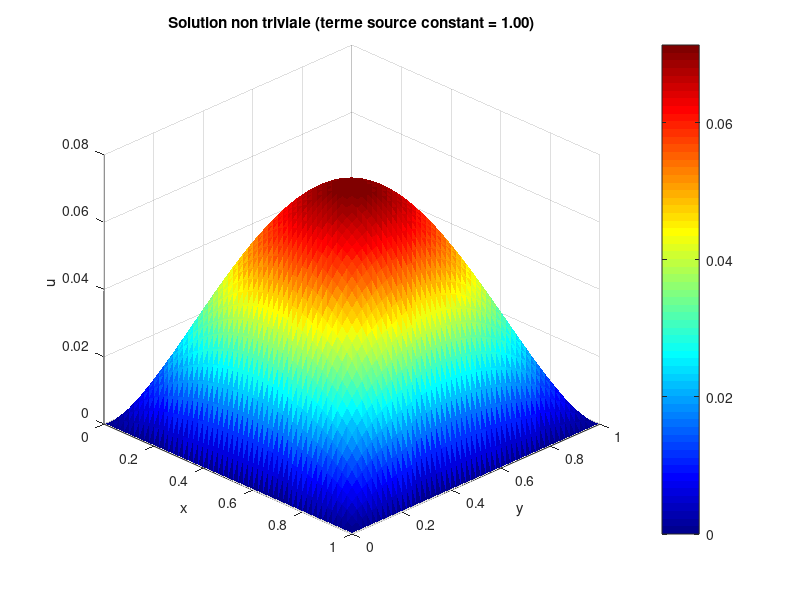
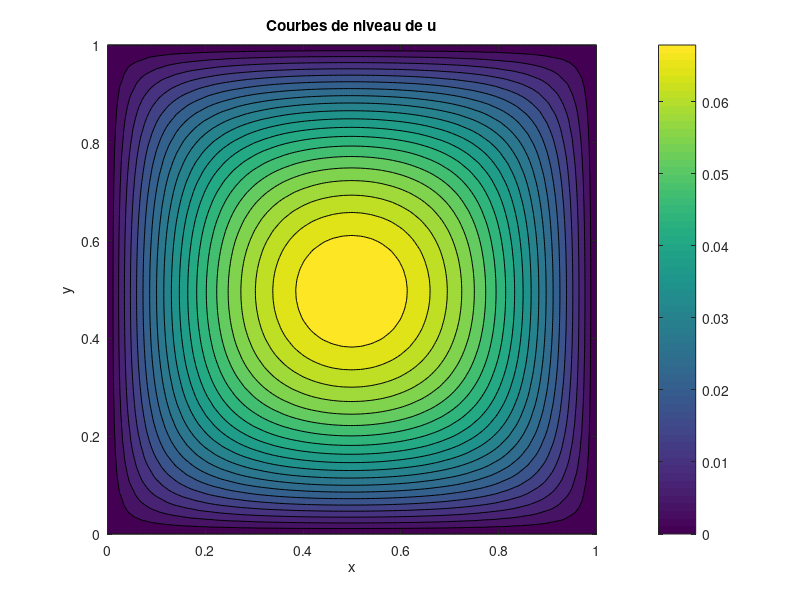

Source code (MATLAB) for these figures, in order:
% ------------------------------------------------------------
% Résolution par éléments finis d'un problème non linéaire
% Équation : -div( (1 + a(x,y)*|∇u|^2) ∇u ) - sin(x) u = f  dans Ω
% avec f = 1 (terme source constant) → solution non triviale
% Condition Dirichlet : u = 0 sur ∂Ω
% Ω = ]0,1[ x ]0,1[, a(x,y) = 1 + x^2 + y^2
% ------------------------------------------------------------
clear; clc; close all;

%% Paramètres du maillage et de la méthode
Nx = 50;                     % nombre de subdivisions par côté
tol = 1e-8;                  % tolérance pour Newton
max_iter = 25;
source = 1.0;                % amplitude du terme source constant
alpha0 = 0.5;                % amplitude de l'initialisation

%% 1. Génération du maillage (triangles P1) - intégrée ici
% Grille structurée de (Nx+1)x(Nx+1) points
x_lin = linspace(0, 1, Nx+1);
y_lin = linspace(0, 1, Nx+1);
[X, Y] = meshgrid(x_lin, y_lin);
x = X(:);
y = Y(:);
nnodes = length(x);

% Numérotation des triangles (deux par carré)
Tri = zeros(2*Nx^2, 3);
idx = @(i,j) (j-1)*(Nx+1) + i;
k = 0;
for j = 1:Nx
    for i = 1:Nx
        n1 = idx(i,j);
        n2 = idx(i+1,j);
        n3 = idx(i,j+1);
        n4 = idx(i+1,j+1);
        k = k+1; Tri(k,:) = [n1, n2, n3];
        k = k+1; Tri(k,:) = [n4, n2, n3];
    end
end
nelems = size(Tri, 1);

% Noeuds du bord
boundary_nodes = find(x==0 | x==1 | y==0 | y==1);
inner_nodes = setdiff(1:nnodes, boundary_nodes);

%% 2. Précalculs géométriques (gradients des fonctions de forme, aires, points de Gauss)
% Points de Gauss sur le triangle de référence (ξ,η) et poids
gauss_xi  = [1/6, 2/3, 1/6];
gauss_eta = [1/6, 1/6, 2/3];
gauss_w   = [1/6, 1/6, 1/6];
nqp = length(gauss_w);

dphi_dx = zeros(3, nelems);
dphi_dy = zeros(3, nelems);
detJ_vec = zeros(nelems, 1);  % déterminant du Jacobien pour chaque élément

for e = 1:nelems
    nodes = Tri(e,:);
    xe = x(nodes);
    ye = y(nodes);
    % Matrice Jacobienne (transformation élément de référence -> réel)
    J = [xe(2)-xe(1), xe(3)-xe(1);
         ye(2)-ye(1), ye(3)-ye(1)];
    detJ = abs(det(J));
    detJ_vec(e) = detJ;
    invJ = inv(J);
    % Dérivées des fonctions de forme dans l'élément réel
    dphi_dxi  = [-1, 1, 0];
    dphi_deta = [-1, 0, 1];
    dphi_dx(:,e) = invJ(1,1)*dphi_dxi + invJ(1,2)*dphi_deta;
    dphi_dy(:,e) = invJ(2,1)*dphi_dxi + invJ(2,2)*dphi_deta;
end

%% 3. Solution initiale (non triviale) : sin(πx) sin(πy)
u = alpha0 * sin(pi*x) .* sin(pi*y);
u(boundary_nodes) = 0;

%% 4. Boucle de Newton
iter = 0;
res_norm = inf;
fprintf('Itération  ||Résidu||\n');
while res_norm > tol && iter < max_iter
    iter = iter + 1;
    R = sparse(nnodes, 1);   % résidu
    J = sparse(nnodes, nnodes); % matrice jacobienne
    
    for e = 1:nelems
        nodes = Tri(e,:);
        ue = u(nodes);
        xe = x(nodes);
        ye = y(nodes);
        dpx = dphi_dx(:,e);
        dpy = dphi_dy(:,e);
        detJ = detJ_vec(e);
        
        % Gradient de u sur l'élément (constant car P1)
        gx = dpx' * ue;
        gy = dpy' * ue;
        norm_g2 = gx^2 + gy^2;
        
        Rlocal = zeros(3,1);
        Jlocal = zeros(3,3);
        
        for q = 1:nqp
            xi  = gauss_xi(q);
            eta = gauss_eta(q);
            wq  = gauss_w(q);
            % Coordonnées réelles du point d'intégration
            xq = xe(1) + (xe(2)-xe(1))*xi + (xe(3)-xe(1))*eta;
            yq = ye(1) + (ye(2)-ye(1))*xi + (ye(3)-ye(1))*eta;
            phi = [1-xi-eta, xi, eta];  % fonctions de forme
            weight = wq * detJ;
            a_q = 1 + xq^2 + yq^2;
            uh = phi * ue;
            coeff = 1 + a_q * norm_g2;
            
            % Contribution au résidu
            for i = 1:3
                Rlocal(i) = Rlocal(i) + weight * ( coeff * (gx*dpx(i)+gy*dpy(i)) ...
                                                 - sin(xq)*uh*phi(i) ...
                                                 - source * phi(i) );   % terme source constant
            end
            
            % Contribution au jacobien
            for i = 1:3
                for j = 1:3
                    term1 = coeff * (dpx(j)*dpx(i) + dpy(j)*dpy(i));
                    term2 = 2*a_q * (gx*dpx(j)+gy*dpy(j)) * (gx*dpx(i)+gy*dpy(i));
                    term3 = - sin(xq) * phi(j) * phi(i);
                    Jlocal(i,j) = Jlocal(i,j) + weight * (term1 + term2 + term3);
                end
            end
        end
        % Assemblage global
        R(nodes) = R(nodes) + Rlocal;
        J(nodes, nodes) = J(nodes, nodes) + Jlocal;
    end
    
    % Application des conditions de Dirichlet (u=0 sur le bord)
    R(boundary_nodes) = 0;
    J(boundary_nodes, :) = 0;
    J(boundary_nodes, boundary_nodes) = eye(length(boundary_nodes));
    
    % Résolution du système linéaire
    du = J \ (-R);
    u = u + du;
    u(boundary_nodes) = 0;
    
    res_norm = norm(R(inner_nodes));
    fprintf('%3d      %12.4e\n', iter, res_norm);
end

fprintf('Convergence atteinte en %d itérations.\n', iter);

%% 5. Post-traitement : visualisation de la solution
% Tracé 3D
figure;
trisurf(Tri, x, y, u, 'EdgeColor', 'none');
colormap(jet);
colorbar;
title(sprintf('Solution non triviale (terme source constant = %.2f)', source));
xlabel('x'); ylabel('y'); zlabel('u');
view(45,30);

% Courbes de niveau (interpolation sur grille fine pour contourf)
[Xg, Yg] = meshgrid(linspace(0,1,200), linspace(0,1,200));
Ug = griddata(x, y, u, Xg, Yg, 'linear');
figure;
contourf(Xg, Yg, Ug, 20);
colorbar;
title('Courbes de niveau de u');
axis equal; xlabel('x'); ylabel('y');

%% 6. Étude de convergence (optionnelle) : comparaison sur maillages raffinés
% Décommentez la section suivante pour une étude de convergence
% (nécessite d'exécuter la boucle Newton plusieurs fois)
%
% Nlist = [20, 40, 80];
% errL2 = zeros(size(Nlist));
% hlist = 1./Nlist;
% for idx = 1:length(Nlist)
%     N = Nlist(idx);
%     [x_c, y_c, Tri_c] = ... % recréer maillage
%     u_c = ... % résoudre sur ce maillage (répéter les étapes ci-dessus)
%     % Comparer avec une solution de référence sur N=160
%     errL2(idx) = ... 
% end
% figure; loglog(hlist, errL2, 'b-o'); xlabel('h'); ylabel('Erreur L^2');
